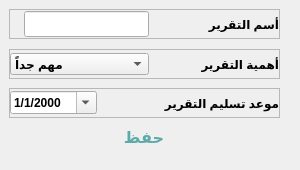
                               <widget class="QWidget" name="edit_report_page">
                                <property name="layoutDirection">
                                 <enum>Qt::RightToLeft</enum>
                                </property>
                                <layout class="QHBoxLayout" name="horizontalLayout_59">
                                 <property name="spacing">
                                  <number>0</number>
                                 </property>
                                 <property name="leftMargin">
                                  <number>0</number>
                                 </property>
                                 <property name="topMargin">
                                  <number>0</number>
                                 </property>
                                 <property name="rightMargin">
                                  <number>0</number>
                                 </property>
                                 <property name="bottomMargin">
                                  <number>0</number>
                                 </property>
                                 <item>
                                  <widget class="QWidget" name="widget_15" native="true">
                                   <layout class="QHBoxLayout" name="horizontalLayout_63">
                                    <property name="spacing">
                                     <number>0</number>
                                    </property>
                                    <property name="leftMargin">
                                     <number>0</number>
                                    </property>
                                    <property name="topMargin">
                                     <number>0</number>
                                    </property>
                                    <property name="rightMargin">
                                     <number>0</number>
                                    </property>
                                    <property name="bottomMargin">
                                     <number>0</number>
                                    </property>
                                    <item alignment="Qt::AlignTop">
                                     <widget class="QCustomSlideMenu" name="chat_edit_report_continer" native="true">
                                      <property name="minimumSize">
                                       <size>
                                        <width>300</width>
                                        <height>170</height>
                                       </size>
                                      </property>
                                      <property name="maximumSize">
                                       <size>
                                        <width>300</width>
                                        <height>150</height>
                                       </size>
                                      </property>
                                      <layout class="QVBoxLayout" name="verticalLayout_49">
                                       <property name="rightMargin">
                                        <number>20</number>
                                       </property>
                                       <item alignment="Qt::AlignTop">
                                        <widget class="QFrame" name="frame_58">
                                         <property name="minimumSize">
                                          <size>
                                           <width>0</width>
                                           <height>30</height>
                                          </size>
                                         </property>
                                         <property name="frameShape">
                                          <enum>QFrame::StyledPanel</enum>
                                         </property>
                                         <property name="frameShadow">
                                          <enum>QFrame::Raised</enum>
                                         </property>
                                         <layout class="QHBoxLayout" name="horizontalLayout_60">
                                          <property name="spacing">
                                           <number>0</number>
                                          </property>
                                          <property name="leftMargin">
                                           <number>0</number>
                                          </property>
                                          <property name="topMargin">
                                           <number>0</number>
                                          </property>
                                          <property name="rightMargin">
                                           <number>0</number>
                                          </property>
                                          <property name="bottomMargin">
                                           <number>0</number>
                                          </property>
                                          <item>
                                           <widget class="QLabel" name="label_28">
                                            <property name="minimumSize">
                                             <size>
                                              <width>130</width>
                                              <height>0</height>
                                             </size>
                                            </property>
                                            <property name="maximumSize">
                                             <size>
                                              <width>130</width>
                                              <height>16777215</height>
                                             </size>
                                            </property>
                                            <property name="font">
                                             <font>
                                              <pointsize>9</pointsize>
                                              <weight>75</weight>
                                              <bold>true</bold>
                                             </font>
                                            </property>
                                            <property name="text">
                                             <string>أسم التقرير</string>
                                            </property>
                                           </widget>
                                          </item>
                                          <item alignment="Qt::AlignLeft">
                                           <widget class="QLineEdit" name="le_edit_report_name">
                                            <property name="minimumSize">
                                             <size>
                                              <width>0</width>
                                              <height>17</height>
                                             </size>
                                            </property>
                                            <property name="font">
                                             <font>
                                              <pointsize>9</pointsize>
                                              <weight>75</weight>
                                              <bold>true</bold>
                                             </font>
                                            </property>
                                            <property name="styleSheet">
                                             <string notr="true">border-bottom: 2px solid rgba(105,118,132,255);
padding-bottom:7px;</string>
                                            </property>
                                            <property name="text">
                                             <string/>
                                            </property>
                                           </widget>
                                          </item>
                                         </layout>
                                        </widget>
                                       </item>
                                       <item alignment="Qt::AlignTop">
                                        <widget class="QFrame" name="frame_59">
                                         <property name="minimumSize">
                                          <size>
                                           <width>0</width>
                                           <height>30</height>
                                          </size>
                                         </property>
                                         <property name="frameShape">
                                          <enum>QFrame::StyledPanel</enum>
                                         </property>
                                         <property name="frameShadow">
                                          <enum>QFrame::Raised</enum>
                                         </property>
                                         <layout class="QHBoxLayout" name="horizontalLayout_61">
                                          <property name="spacing">
                                           <number>0</number>
                                          </property>
                                          <property name="leftMargin">
                                           <number>0</number>
                                          </property>
                                          <property name="topMargin">
                                           <number>0</number>
                                          </property>
                                          <property name="rightMargin">
                                           <number>0</number>
                                          </property>
                                          <property name="bottomMargin">
                                           <number>0</number>
                                          </property>
                                          <item>
                                           <widget class="QLabel" name="label_30">
                                            <property name="minimumSize">
                                             <size>
                                              <width>130</width>
                                              <height>0</height>
                                             </size>
                                            </property>
                                            <property name="maximumSize">
                                             <size>
                                              <width>130</width>
                                              <height>16777215</height>
                                             </size>
                                            </property>
                                            <property name="font">
                                             <font>
                                              <pointsize>9</pointsize>
                                              <weight>75</weight>
                                              <bold>true</bold>
                                             </font>
                                            </property>
                                            <property name="text">
                                             <string>أهمية التقرير</string>
                                            </property>
                                           </widget>
                                          </item>
                                          <item>
                                           <widget class="QComboBox" name="cb_edit_report_imp">
                                            <property name="font">
                                             <font>
                                              <pointsize>9</pointsize>
                                              <weight>75</weight>
                                              <bold>true</bold>
                                             </font>
                                            </property>
                                            <property name="layoutDirection">
                                             <enum>Qt::LeftToRight</enum>
                                            </property>
                                            <item>
                                             <property name="text">
                                              <string>مهم جداً</string>
                                             </property>
                                            </item>
                                            <item>
                                             <property name="text">
                                              <string>مهم</string>
                                             </property>
                                            </item>
                                            <item>
                                             <property name="text">
                                              <string>متوسط</string>
                                             </property>
                                            </item>
                                            <item>
                                             <property name="text">
                                              <string>أقل أهمية</string>
                                             </property>
                                            </item>
                                            <item>
                                             <property name="text">
                                              <string>غير مهم</string>
                                             </property>
                                            </item>
                                           </widget>
                                          </item>
                                         </layout>
                                        </widget>
                                       </item>
                                       <item alignment="Qt::AlignTop">
                                        <widget class="QFrame" name="frame_60">
                                         <property name="minimumSize">
                                          <size>
                                           <width>0</width>
                                           <height>30</height>
                                          </size>
                                         </property>
                                         <property name="frameShape">
                                          <enum>QFrame::StyledPanel</enum>
                                         </property>
                                         <property name="frameShadow">
                                          <enum>QFrame::Raised</enum>
                                         </property>
                                         <layout class="QHBoxLayout" name="horizontalLayout_62">
                                          <property name="spacing">
                                           <number>0</number>
                                          </property>
                                          <property name="leftMargin">
                                           <number>0</number>
                                          </property>
                                          <property name="topMargin">
                                           <number>0</number>
                                          </property>
                                          <property name="rightMargin">
                                           <number>0</number>
                                          </property>
                                          <property name="bottomMargin">
                                           <number>0</number>
                                          </property>
                                          <item>
                                           <widget class="QLabel" name="label_35">
                                            <property name="minimumSize">
                                             <size>
                                              <width>130</width>
                                              <height>0</height>
                                             </size>
                                            </property>
                                            <property name="maximumSize">
                                             <size>
                                              <width>130</width>
                                              <height>16777215</height>
                                             </size>
                                            </property>
                                            <property name="font">
                                             <font>
                                              <pointsize>9</pointsize>
                                              <weight>75</weight>
                                              <bold>true</bold>
                                             </font>
                                            </property>
                                            <property name="text">
                                             <string>موعد تسليم التقرير</string>
                                            </property>
                                           </widget>
                                          </item>
                                          <item alignment="Qt::AlignLeft">
                                           <widget class="QDateEdit" name="de_edit_report_enddate">
                                            <property name="font">
                                             <font>
                                              <pointsize>9</pointsize>
                                              <weight>75</weight>
                                              <bold>true</bold>
                                             </font>
                                            </property>
                                            <property name="layoutDirection">
                                             <enum>Qt::LeftToRight</enum>
                                            </property>
                                            <property name="displayFormat">
                                             <string>d/M/yyyy</string>
                                            </property>
                                            <property name="calendarPopup">
                                             <bool>true</bool>
                                            </property>
                                           </widget>
                                          </item>
                                         </layout>
                                        </widget>
                                       </item>
                                       <item alignment="Qt::AlignHCenter|Qt::AlignTop">
                                        <widget class="QPushButton" name="btn_save_edit_report">
                                         <property name="font">
                                          <font>
                                           <pointsize>12</pointsize>
                                           <weight>75</weight>
                                           <bold>true</bold>
                                          </font>
                                         </property>
                                         <property name="styleSheet">
                                          <string notr="true">QPushButton{
color:rgb(94, 170, 168);
border-radius:10px;
}

QPushButton:hover{
background-color: qlineargradient(spread:pad, x1:0, y1:0.5, x2:0.5, y2:0.45,stop:0 rgba(255, 255, 255, 226) , stop:1 rgba(94, 170, 168,100));
color:#FFFFFF;
}

QPushButton:pressed{
	padding-left:5px;
	padding-top:5px;
	background-color:rgb(94, 170, 168);
	color:#FFFFFF;
}
</string>
                                         </property>
                                         <property name="text">
                                          <string>حفظ</string>
                                         </property>
                                         <property name="icon">
                                          <iconset resource="../../res.qrc">
                                           <normaloff>:/icon/image/icon/save.svg</normaloff>:/icon/image/icon/save.svg</iconset>
                                         </property>
                                         <property name="iconSize">
                                          <size>
                                           <width>20</width>
                                           <height>20</height>
                                          </size>
                                         </property>
                                        </widget>
                                       </item>
                                      </layout>
                                     </widget>
                                    </item>
                                   </layout>
                                  </widget>
                                 </item>
                                </layout>
                               </widget>
